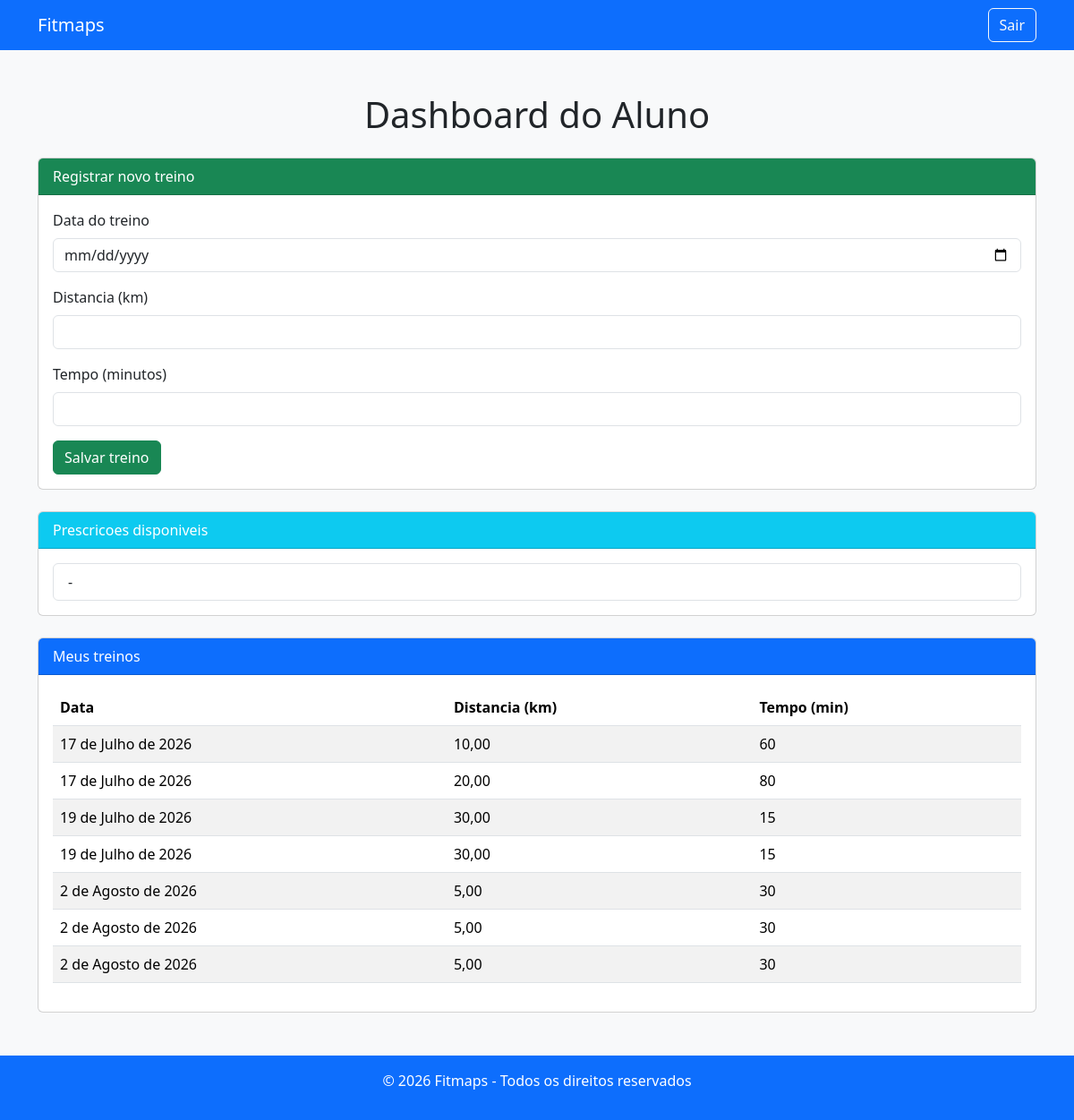
/dashboard/aluno/ (signed in), run on the app's committed database.
### gestao_treinos/models.py (models this page shows, shortened)
class Prescricao(models.Model):
    detalhes = models.TextField(default="Sem detalhes")  # valor padrão

class Treino(models.Model):
    aluno = models.ForeignKey(User, on_delete=models.CASCADE, default=1)  # usuário ID 1 como padrão
    prescricao = models.ForeignKey(Prescricao, on_delete=models.SET_NULL, null=True, blank=True)  # vínculo opcional
    data_treino = models.DateField(auto_now_add=True)  # salva a data automaticamente
    distancia_km = models.DecimalField(max_digits=5, decimal_places=2, default=0.00)
    tempo_minutos = models.PositiveIntegerField(default=0)

### gestao_treinos/views.py (the view, shortened to what this page needs)
# urls.py: path("dashboard/aluno/", views.dashboard_aluno, name="dashboard_aluno"),
@login_required
def dashboard_aluno(request):
    prescricoes = Prescricao.objects.all()
    treinos = Treino.objects.filter(aluno=request.user)
    return render(request, "gestao_treinos/dashboard.html", {
        "prescricoes": prescricoes,
        "treinos": treinos
    })

### gestao_treinos/templates/gestao_treinos/dashboard.html (shortened to what this page needs)
<!DOCTYPE html>
<html lang="pt-br">
<head>
    <link href="https://cdn.jsdelivr.net/npm/bootstrap@5.3.2/dist/css/bootstrap.min.css" rel="stylesheet">
</head>
<body class="bg-light">
    <nav class="navbar navbar-expand-lg navbar-dark bg-primary">
        <div class="container">
            <a class="navbar-brand" href="/">Fitmaps</a>
            <div class="ms-auto">
                <form method="post" action="/logout/" class="d-inline">
                    <button type="submit" class="btn btn-outline-light">Sair</button>
                </form>
            </div>
        </div>
    </nav>
    <div class="container mt-5">
        <h1 class="mb-4 text-center">Dashboard do Aluno</h1>
        <div class="card mb-4">
            <div class="card-header bg-success text-white">
                Registrar novo treino
            </div>
            <div class="card-body">
                <form method="POST">
                    <div class="mb-3">
                        <label for="data_treino" class="form-label">Data do treino</label>
                        <input type="date" class="form-control" id="data_treino" name="data_treino" required>
                    </div>
                    <div class="mb-3">
                        <label for="distancia_km" class="form-label">Distancia (km)</label>
                        <input type="number" step="0.01" class="form-control" id="distancia_km" name="distancia_km" required>
                    </div>
                    <div class="mb-3">
                        <label for="tempo_minutos" class="form-label">Tempo (minutos)</label>
                        <input type="number" class="form-control" id="tempo_minutos" name="tempo_minutos" required>
                    </div>
                    <button type="submit" class="btn btn-success">Salvar treino</button>
                </form>
            </div>
        </div>
        <div class="card mb-4">
            <div class="card-header bg-info text-white">
                Prescricoes disponiveis
            </div>
            <div class="card-body">
                {% if prescricoes %}
                    <ul class="list-group">
                        {% for prescricao in prescricoes %}
                            <li class="list-group-item">
                                <strong>{{ prescricao.nome }}</strong> - {{ prescricao.descricao }}
                            </li>
                        {% endfor %}
                    </ul>
                {% else %}
                    <p class="text-muted">Nenhuma prescricao cadastrada.</p>
                {% endif %}
            </div>
        </div>
        <div class="card">
            <div class="card-header bg-primary text-white">
                Meus treinos
            </div>
            <div class="card-body">
                {% if treinos %}
                    <table class="table table-striped">
                        <thead>
                            <tr>
                                <th>Data</th>
                                <th>Distancia (km)</th>
                                <th>Tempo (min)</th>
                            </tr>
                        </thead>
                        <tbody>
                            {% for treino in treinos %}
                                <tr>
                                    <td>{{ treino.data_treino }}</td>
                                    <td>{{ treino.distancia_km }}</td>
                                    <td>{{ treino.tempo_minutos }}</td>
                                </tr>
                            {% endfor %}
                        </tbody>
                    </table>
                {% else %}
                    <p class="text-muted">Nenhum treino registrado ainda.</p>
                {% endif %}
            </div>
        </div>
    </div>
    <footer class="bg-primary text-white text-center py-3 mt-5">
        <p>&copy; 2026 Fitmaps - Todos os direitos reservados</p>
    </footer>
</body>
</html>

### data on the page
Treino: data_treino "17 de Julho de 2026", distancia_km "10,00", tempo_minutos "60"
Treino: data_treino "17 de Julho de 2026", distancia_km "20,00", tempo_minutos "80"
Treino: data_treino "19 de Julho de 2026", distancia_km "30,00", tempo_minutos "15"
Treino: data_treino "19 de Julho de 2026", distancia_km "30,00", tempo_minutos "15"
Treino: data_treino "2 de Agosto de 2026", distancia_km "5,00", tempo_minutos "30"
Treino: data_treino "2 de Agosto de 2026", distancia_km "5,00", tempo_minutos "30"
Treino: data_treino "2 de Agosto de 2026", distancia_km "5,00", tempo_minutos "30"
